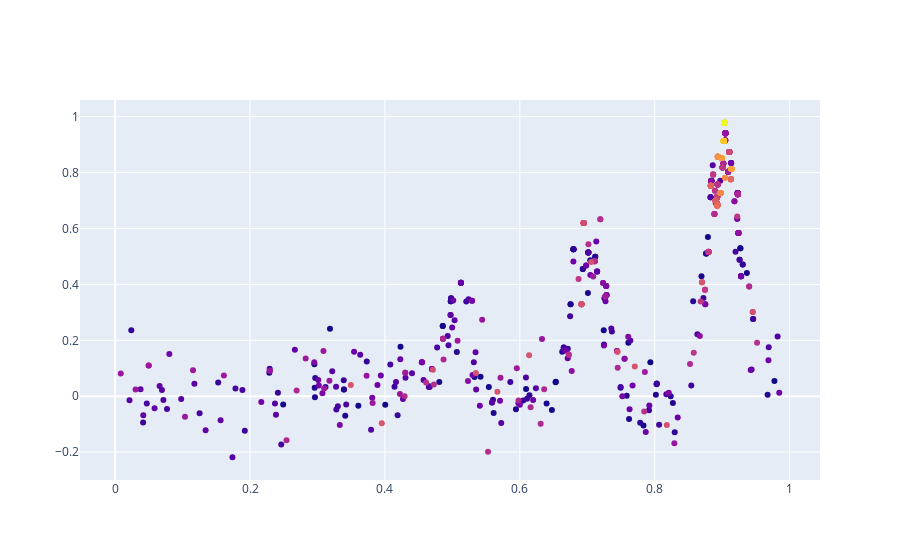
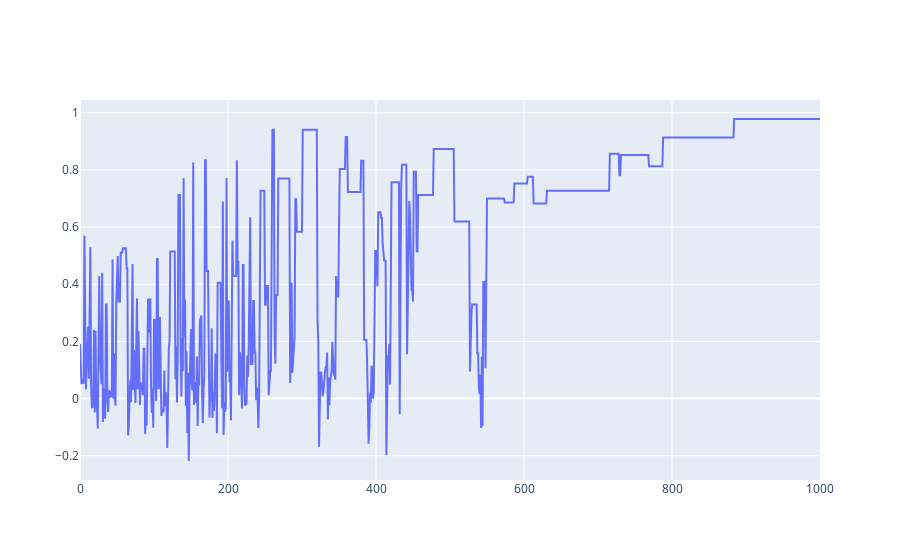

Notebook source saved alongside these figures, in order:
### Markdown cell above
### Simulated Annealing

### Code cell
#simulated anealing algorithm must have the following functions: 
# the feasable state space
# the Energetic function (which is the objective function) E()
# the candidate generator procedure (neighbor(x))
#        -generation of random candidate vector, with variable magnitude?
#         aniostropic exploration is better!!!
#thoughts for how I might solve this problem - 
#         boundry check or only sampling within the boundry seems a good strategy. 
#        -moving in one direction at at time. 

# acceptance probability function P()
# anealing schedule - number, number of anealing cycles, cooling rate
# some termination condition - total execution time or number of interations
# presensce of and number of restarts, deterministic or otherwise? 

#of these, cooling schedule and neighbor seem the most important functions


class SA:
    def __init__(self):
        self.nIter = 1000;                     #total number of iterations to perform
        self.nResets = 3                       #number of resets to best 
        self.brt = self._brt()                 #trial numbers during which to reset to best
        self.dist = "uniform"                  #neighborhood sampling method 
        self.aMode = "exp"                     #Annealing mode ["exp","linear","stepped"]
        self.nMode = "linear"                  #neighborhood Mode
        self.T = 1                             #temperature variable on [1-0)
        self.N = 1                             #neighborhood size coefficient [1-0)
        self.C_half = 200                      #half-life cooling              [trials]
        self.N_half = 150                      #half-life of neighborhood size [trials]
        self.fxBest = 0                        #best encountered function value
        self.xBest = []                        #location of best value
        self.dbg = False                        #save variables for debugging
        self.xCache  = []                      #storage for x
        self.FxCache = []                      #storage for Fx
        self.updateReports = True              #should we print out an update of how the optimization is progressing?
        self.updateCount = 10                  #number of updates
        
        
    def setBoxConstraints(self,bcs):
        self.x_max = bcs[:,0]                  #upper limits on box constraints for x variable
        self.x_min = bcs[:,1]                  #lower limits on box constraints for x variable
        
    def _center(self,x_max,x_min):
        """
        find  the center of a box defined by limits
        """
        return [(x_max[i] + x_min[i])/2 for i in range(len(x_max))]
    
    def _twoPointLine(self,x,x1,y1,x2,y2):
        """
        returns y given the formula of a line specified in 2 point form
        """
        return ((y2-y1)/(x2-x1))*(x - x1) + y1
    
    def _brt(self):
        """
        calculate the best reset trials, evenly distribute in n_iter
        """
        return np.random.randint(low  = int(self.nIter/5),
                                 high = self.nIter,
                                 size = self.nResets)
        
            
    def sample(self,x):
        """
        sample the space for the next sample based on the neighborhood
        function
        input:
            x
        output:
            x_new
        """
        #define the (ever-shrinking) neighborhood bounding box
        w = self.N * ((self.x_max - self.x_min)/2) 
        nx_max = x + w
        nx_min = x - w
        
        #define the combined bounding box as an intersection between
        #the box constraints and the neighborhood box - a mini-max problem
        cx_max = np.amin(np.vstack((self.x_max,nx_max)),axis = 0)
        cx_min =  np.max(np.vstack((self.x_min,nx_min)),axis = 0)
        
#         for i in range(len(self.x_max)):
#             cx_max[i] = min(self.x_max,nx_max[i])
#             cx_min[i] = max(self.x_min,nx_min[i])
        
        #sample from the combined box, according to the appropriate distribution
        if self.dist == "uniform": 
            x_new = np.random.uniform(cx_min,cx_max) #vectorized
            
        if self.dist == "normal":
            pass
#             zScore = 1.645 #95% confidence interval
#             x_new = []
#             while len(x_new) > len(self.x_min):
#                 x = np.random.normal(loc=0.0, scale=1.0, size=None)
#                 if abs(x) < zScore:
#                     x_new.append(x)
#             c_range = cx_max - cx_min
            
 
        return x_new

    def optimize(self,obj,constraints):
        
        #set box constraints
        bcs = constraints()
        self.setBoxConstraints(bcs)
        
        #init x0 and fx0
        x0 =  self._center(self.x_max,self.x_min)
        fx0 = obj(x0)
        
        for n in range(self.nIter + 1):
            x = self.sample(x0)
            fx = obj(x)
            
            #if better, always keep
            if fx > fx0:
                x0 = x ; fx0 = fx
                
            #probabalistically accept worse answer
            else:
                Δf = fx - fx0
                r = np.random.random()
                if r < np.exp(Δf/self.T):
                    fx0 = fx ; x0 = x
                    #print(x)
                else:
                    pass
             
            
            #maintain best (for restarts, if used)
            if fx > self.fxBest:
                self.xBest = x  ; self.fxBest = fx 
                
            #do a best restart:
            if n in self.brt:
                  x0 = self.xBest ; fx0 = self.fxBest 
            
            #decrease temperature and neighborhood size
            if self.aMode == "exp": self.T = .5**(n/self.C_half)
            if self.nMode == "exp": self.N = .5**(n/self.N_half)
            
            if self.aMode == "Linear": self.T = self._twoPointLine(n,0,1,self.nIter,0)
            if self.nMode == "Linear": self.N = self._twoPointLine(n,0,1,self.nIter,0)
                
                  
            #store debugging vars
            if self.dbg:
                self.xCache.append(x0[0])
                self.FxCache.append(fx0[0])
                
            #give updates
            if self.updateReports:
                if n % ((self.nIter) / 10) == 0:
                    print("on iteration %d" %n)
        
        return x0
                    
 





if not asLibrary():
    #plot
    tester = testObjFxn()
    boxConstraints = np.array([[1,0]])
    sa = SA()
    sa.dbg = True
    sa.setBoxConstraints(boxConstraints)

    x0,fx0 = sa.optimize(tester.f)
    print(x0,fx0)
    print(sa.xBest)
    
    tester.pltSampleHistory(sa.xCache,sa.FxCache)
    
    #%timeit sa.optimize(tester.f)

### Figure 1 — Plotly figure (JSON) as saved in the notebook; plotly's stock layout.template omitted (floating-point values rounded to 4 significant figures; data arrays with more than 128 entries replaced by an {"elided": "..."} marker saying what was removed)
{"data": [{"marker": {"color": {"elided": "1001 float values"}}, "mode": "markers", "name": "Sample", "type": "scatter", "x": {"elided": "1001 float values"}, "y": {"elided": "1001 float values"}}], "layout": {"autosize": true, "xaxis": {"autorange": true, "range": [-0.04871, 1.042], "type": "linear"}, "yaxis": {"autorange": true, "range": [-0.317, 1.077], "type": "linear"}}}

### Figure 2 — Plotly figure (JSON) as saved in the notebook; plotly's stock layout.template omitted (floating-point values rounded to 4 significant figures; data arrays with more than 128 entries replaced by an {"elided": "..."} marker saying what was removed)
{"data": [{"name": "Sample", "type": "scatter", "x": {"elided": "1001 int values"}, "y": {"elided": "1001 float values"}}], "layout": {"autosize": true, "xaxis": {"autorange": true, "range": [0, 1000], "type": "linear"}, "yaxis": {"autorange": true, "range": [-0.2848, 1.045], "type": "linear"}}}
